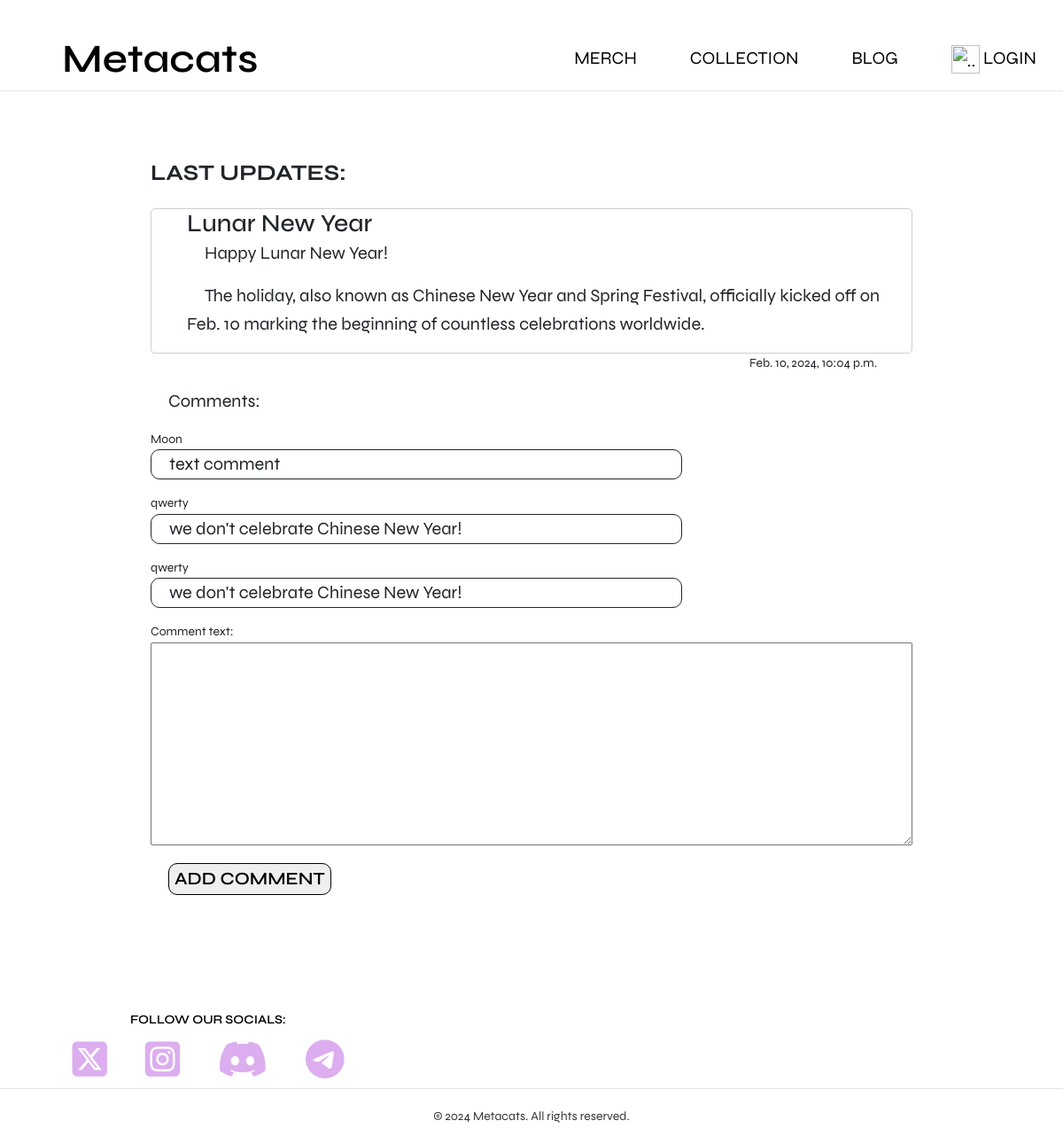
/blog/8, run on the app's committed database.
### blog/models.py (models this page shows, shortened)
class Post(models.Model):
    title = models.CharField('Title', max_length=50)
    anons = models.CharField('Post', max_length=500)
    full_text = models.TextField('Article')
    date = models.DateTimeField('Date&Time')
    class Meta:
        verbose_name = 'Article'
        verbose_name_plural = 'Articles'

class CommentPost(models.Model):
    post = models.ForeignKey(Post, on_delete=models.PROTECT, verbose_name='article', blank=True, null=True,
                                related_name='comments_articles')
    user = models.ForeignKey(User, on_delete=models.PROTECT, verbose_name='user', blank=True, null=True)
    text = models.TextField(verbose_name='Comment text')
    date = models.DateTimeField(auto_now=True, verbose_name='Date&Time of comment')
    moder = models.BooleanField(verbose_name='visibility', default=False)

### blog/views.py (the view, shortened to what this page needs)
# urls.py: path('<int:pk>', blog_single, name='blog_single'),
def blog_single(request, pk):
    post = get_object_or_404(Post, pk=pk)
    comment = CommentPost.objects.filter(post=post)
    form = CommentForm()
    return render(request, 'blog/blog_single.html', {'post': post, 'menu': menu,
                                                     'form': form, 'comment': comment})

### blog/forms.py
class CommentForm(forms.ModelForm):
    class Meta:
        model = CommentPost
        fields = ('text',)

### blog/templates/blog/blog_single.html (shortened to what this page needs)
{% extends 'maincat/base.html' %}
{% load static %}
{% block content %}
<div class="container4" style="margin: 100px; margin-top: 180px; ">
	<h1 class="intro__title">Last updates:</h1>
		<section class="section--gray" style="background-color: white;
border-radius: 5px;">
		<div class="container__post">
			<h3>{{ post.title }}</h3>
			<p>{{ post.anons }}</p>
			<p>{{ post.full_text }}</p>
		</div>
		</section>
		<p style="text-align: right; padding-right: 40px; font-size: 14px; background-color: white;
border-radius: 5px;">{{ post.date }}</p>
	<p>Comments:</p>
<h4> {% for comm in comment%}</h4>
	<a >{{comm.user}}</a>
	<p style="max-width: 600px; border-style: solid; border-width: 1px; border-radius: 10px; display: grid;">{{comm.text}}</p>
{% endfor%}
	<form method="post" style="display: grid;">
            {{ form }}
            <p><button class="btn1" type="submit" style="margin-top: 20px;"> Add comment </button></p>
        </form>
</div>
{% endblock content %}

### maincat/templates/maincat/base.html (shortened to what this page needs)
{% load static %}
{% load merch_tags %}
<html lang="en">
<head>
	<link href="https://cdn.jsdelivr.net/npm/bootstrap@5.3.2/dist/css/bootstrap.min.css" rel="stylesheet">
	<link rel="stylesheet" href="{% static 'maincat/css/my_css1.css' %}"  />
	<link type="text/css" href="{% static 'maincat/css/styles_metacats.css' %}" rel="stylesheet" />
</head>
{% block mainmenu %}
<header class="header">
	<div class="container3">
		<div class="header__inner">
			<a class="header__logo" href="{% url 'home:home' %}">Metacats</a>
			<nav class="nav" style="align-items: center;">
			{% for m in menu %}
				<a class="nav__link" href="{% url m.url_name %}">{{ m.title }}</a>
			{% endfor %}
				{% if request.user.is_authenticated %}
					<a class="nav__link" href="{% url 'users:signin' %}"><img src="{% static 'maincat/images/login_icon3.png'  %}"
																			  width="32" height="32" style="margin-left: 0px; margin-right: 0px;" alt=".."></a>
					<a class="nav-link" style="display: flex; align-items: center; margin-left: -40px; text-decoration: none; color: black;" >{{ user.username }}</a>
					<form action="{% url 'users:logout' %}" method="post" style="margin: 0 auto; display: block;">
            		{% csrf_token %}
            		<button class="btn1" type="submit" style="margin: 10px;">Log Out</button>
            		</form>
					{% else %}
					<a class="nav__link" href="{% url 'users:signin' %}"><img src="{% static 'maincat/images/login_icon2.png'  %}"
														   width="32" height="32" style="margin-left: 0px; margin-right: 0px;" alt="..">
					<span>LOGIN</span></a>
				{% endif %}
			</nav>
		</div>
	</div>
</header>
{% endblock mainmenu %}
<body>
{% block content %}
{% endblock content %}
{% block sociallinks %}
<div class="container_social">
	<div class="social__text" style="padding-left: 100px;">Follow our socials:</div>
	<div class="social" style="padding-left: 50px;">
		<a class="social_item" href="https://twitter.com/Mooncake66" target="_blank">
			<i class="fa-brands fa-square-x-twitter" style="color: #DCADEF;"></i></a>
		<a class="social_item" href="#" target="_blank">
			<i class="fa-brands fa-square-instagram" style="color: #DCADEF;"></i></a>
		<a class="social_item" href="#" target="_blank">
			<i class="fa-brands fa-discord" style="color: #DCADEF;"></i></a>
		<a class="social_item" href="#" target="_blank">
			<i class="fa-brands fa-telegram"  style="color: #DCADEF;"></i></a>
	</div >
	<div class="copyright">
		© 2024 Metacats. All rights reserved.
	</div>
</div>
{% endblock sociallinks %}
</body>
</html>

### maincat/static/maincat/css/styles_metacats.css (style rules this page uses)
*, *:before, *:after { box-sizing: border-box; }
h1, h2, h3, h4, h5, h6 { margin: 0; }
p { text-indent: 20px; font-size: 20px; }
.container_social { bottom: 0; width: 100%; height: 100px; }
.container4 { margin: 0 auto; display: grid; flex-grow: 1; margin-top: 10px; align-content: center; padding-left: 70px; padding-right: 70px; max-width: 85%; font-size: 14px; }
.container3 { width: 100%; max-width: 1200px; margin: 0 auto; border-bottom: 1px solid #e5e5e5; background: url("../images/header2.png") left no-repeat; -webkit-background-size: contain; }
.intro__title { margin-bottom: 20px; font-size: 25px; font-weight: 700; text-transform: uppercase; text-align: left; margin-top: 0; }
.header { width: 100%; position: absolute; top: 0; left: 0; right: 0; z-index: 1000; padding-top: 30px; }
.header__inner { display: flex; justify-content: space-between; align-items: center; }
.header__logo { font-size: 45px; font-weight: 600; color: #000000; margin-left: 70px; text-decoration: none; }
.nav { font-size: 20px; text-transform: uppercase; }
.nav__link { display: inline-block; vertical-align: top; margin: 0 30px; color: #000000; text-decoration: none; transition: color .1s linear; position: relative; }
.nav__link:after { content: ""; opacity: 0; width: 100%; height: 3px; background-color:#DCADEF; position: absolute; top: 100%; z-index: 1; display: none; transition: opacity .1s linear; }
.btn1 { border-radius: 10px; border: 1px solid #000000; font-size: 12 px; font-weight: 600; color: #000000; text-transform: uppercase; text-decoration: none; transition: background .1s linear, color .1s linear; }
.social { display: flex; margin: 10px; justify-content: space-around; width: 100%; max-width: 400px; margin: 10px; position:relative; }
.social__text { display: flex; margin-left: 47px; margin-bottom: 0px; font-size: 14px; font-weight: 600; text-transform: uppercase; text-decoration: none; color: #000000; max-width: 400px; }
.copyright { flex-shrink: 0; padding: 20px 0px; border-top: 1px solid #e5e5e5; font-size: 14px; color: #383838; text-align: center; position: relative; bottom: 0; width: 100vw; }
.section--gray { margin-top: 5px; border-radius: 5px; padding-left: 40px; justify-content: space-between; font-size: 14px; border-style: solid; border-width: 1px; border-color: #cecece; text-decoration: none; }

### data on the page
Post: title "Lunar New Year", anons "Happy Lunar New Year!", full_text "The holiday, also known as Chinese New Year and Spring Festival, officially kicked off on Feb. 10 marking the beginning of countless celebrations worldwide.", date "Feb. 10, 2024, 10:04 p.m."
CommentPost: user "Moon", text "text comment"
CommentPost: user "qwerty", text "we don't celebrate Chinese New Year!"
CommentPost: user "qwerty", text "we don't celebrate Chinese New Year!"

### other printed values
{{ m.title }} "MERCH" "COLLECTION" "BLOG"
